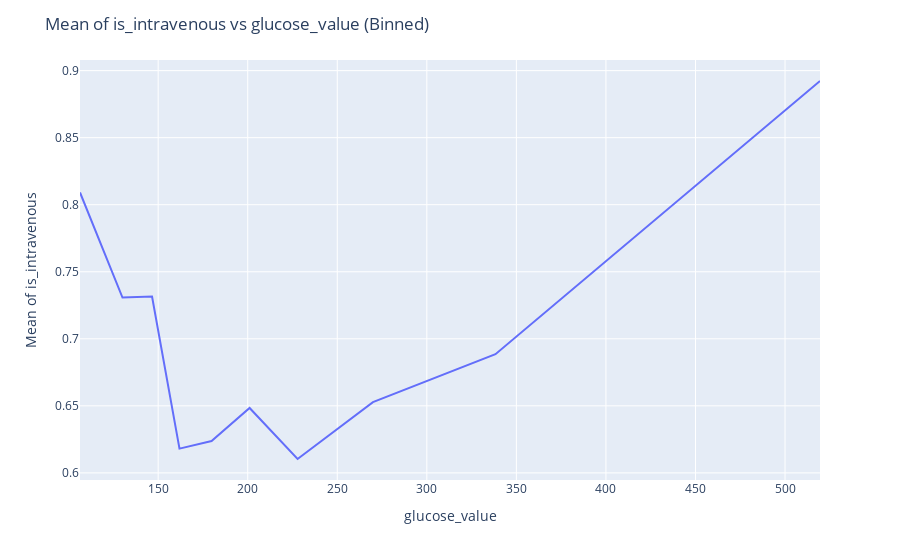

The cell this chart's notebook holds for it:
### Code cell
col_1 = "glucose_value"
col_2 = "is_intravenous"
plot_xy_distribution(glucose_insulin[glucose_insulin["is_overweight"] == 1], col_1, col_2)

### Figure 1 — Plotly figure (JSON) as saved in the notebook; plotly's stock layout.template omitted (floating-point values rounded to 4 significant figures)
{"data": [{"hovertemplate": "glucose_value=%{x}<br>mean_is_intravenous=%{y}<extra></extra>", "legendgroup": "", "line": {"color": "#636efa", "dash": "solid"}, "mode": "lines", "name": "", "orientation": "v", "showlegend": false, "type": "scatter", "x": [106.4, 130.1, 146.6, 161.9, 179.8, 201.0, 227.8, 269.9, 338.3, 519.5], "xaxis": "x", "y": [0.8091, 0.7308, 0.7315, 0.6181, 0.6237, 0.6484, 0.6104, 0.6528, 0.6885, 0.8923], "yaxis": "y"}], "layout": {"legend": {"tracegroupgap": 0}, "margin": {"t": 60}, "title": {"text": "Mean of is_intravenous vs glucose_value (Binned)"}, "xaxis": {"anchor": "y", "domain": [0, 1], "title": {"text": "glucose_value"}}, "yaxis": {"anchor": "x", "domain": [0, 1], "title": {"text": "Mean of is_intravenous"}}}}
